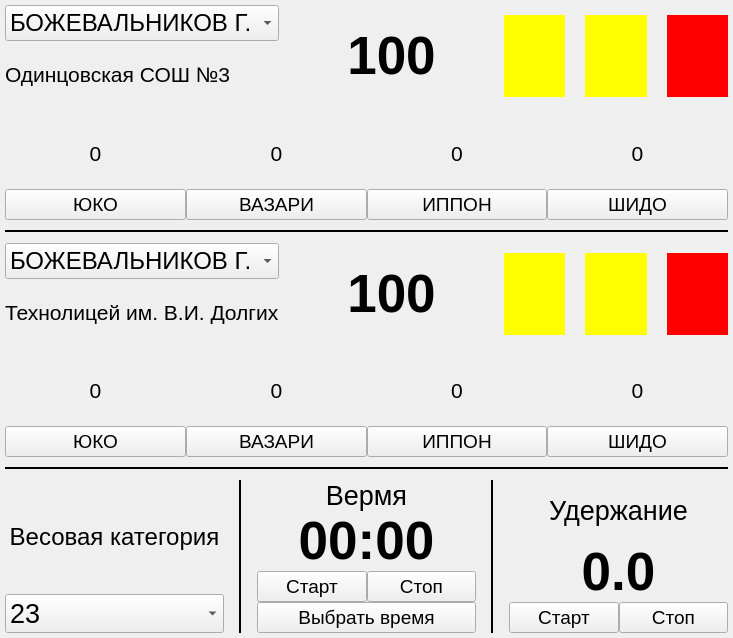
<?xml version="1.0" encoding="UTF-8"?>
<ui version="4.0">
 <class>MainWindow</class>
 <widget class="QMainWindow" name="MainWindow">
  <property name="geometry">
   <rect>
    <x>0</x>
    <y>0</y>
    <width>733</width>
    <height>638</height>
   </rect>
  </property>
  <property name="windowTitle">
   <string>MainWindow</string>
  </property>
  <widget class="QWidget" name="centralwidget">
   <layout class="QGridLayout" name="gridLayout">
    <property name="leftMargin">
     <number>5</number>
    </property>
    <property name="topMargin">
     <number>5</number>
    </property>
    <property name="rightMargin">
     <number>5</number>
    </property>
    <property name="bottomMargin">
     <number>5</number>
    </property>
    <property name="horizontalSpacing">
     <number>15</number>
    </property>
    <property name="verticalSpacing">
     <number>10</number>
    </property>
    <item row="2" column="0" colspan="5">
     <widget class="Line" name="line_2">
      <property name="font">
       <font>
        <pointsize>8</pointsize>
        <weight>50</weight>
        <bold>false</bold>
       </font>
      </property>
      <property name="frameShadow">
       <enum>QFrame::Plain</enum>
      </property>
      <property name="lineWidth">
       <number>2</number>
      </property>
      <property name="orientation">
       <enum>Qt::Horizontal</enum>
      </property>
     </widget>
    </item>
    <item row="5" column="0" colspan="5">
     <widget class="Line" name="line_3">
      <property name="frameShadow">
       <enum>QFrame::Plain</enum>
      </property>
      <property name="lineWidth">
       <number>2</number>
      </property>
      <property name="orientation">
       <enum>Qt::Horizontal</enum>
      </property>
     </widget>
    </item>
    <item row="1" column="0" colspan="5">
     <layout class="QHBoxLayout" name="horizontalLayout">
      <item>
       <layout class="QVBoxLayout" name="verticalLayout_6">
        <item>
         <widget class="QLabel" name="label_yko_score_1">
          <property name="font">
           <font>
            <pointsize>16</pointsize>
           </font>
          </property>
          <property name="text">
           <string>0</string>
          </property>
          <property name="alignment">
           <set>Qt::AlignCenter</set>
          </property>
         </widget>
        </item>
        <item>
         <widget class="QPushButton" name="pushButton_yko_1">
          <property name="font">
           <font>
            <pointsize>14</pointsize>
           </font>
          </property>
          <property name="text">
           <string>ЮКО</string>
          </property>
         </widget>
        </item>
       </layout>
      </item>
      <item>
       <layout class="QVBoxLayout" name="verticalLayout_7">
        <item>
         <widget class="QLabel" name="label_vazari_score_1">
          <property name="font">
           <font>
            <pointsize>16</pointsize>
           </font>
          </property>
          <property name="text">
           <string>0</string>
          </property>
          <property name="alignment">
           <set>Qt::AlignCenter</set>
          </property>
         </widget>
        </item>
        <item>
         <widget class="QPushButton" name="pushButton_vazari_1">
          <property name="font">
           <font>
            <pointsize>14</pointsize>
           </font>
          </property>
          <property name="text">
           <string>ВАЗАРИ</string>
          </property>
         </widget>
        </item>
       </layout>
      </item>
      <item>
       <layout class="QVBoxLayout" name="verticalLayout_8">
        <item>
         <widget class="QLabel" name="label_ippon_score_1">
          <property name="font">
           <font>
            <pointsize>16</pointsize>
           </font>
          </property>
          <property name="text">
           <string>0</string>
          </property>
          <property name="alignment">
           <set>Qt::AlignCenter</set>
          </property>
         </widget>
        </item>
        <item>
         <widget class="QPushButton" name="pushButton_ippon_1">
          <property name="font">
           <font>
            <pointsize>14</pointsize>
           </font>
          </property>
          <property name="text">
           <string>ИППОН</string>
          </property>
         </widget>
        </item>
       </layout>
      </item>
      <item>
       <layout class="QVBoxLayout" name="verticalLayout_9">
        <item>
         <widget class="QLabel" name="label_shido_score_1">
          <property name="font">
           <font>
            <pointsize>16</pointsize>
           </font>
          </property>
          <property name="text">
           <string>0</string>
          </property>
          <property name="alignment">
           <set>Qt::AlignCenter</set>
          </property>
         </widget>
        </item>
        <item>
         <widget class="QPushButton" name="pushButton_shido_1">
          <property name="font">
           <font>
            <pointsize>14</pointsize>
           </font>
          </property>
          <property name="text">
           <string>ШИДО</string>
          </property>
         </widget>
        </item>
       </layout>
      </item>
     </layout>
    </item>
    <item row="0" column="0" colspan="5">
     <layout class="QHBoxLayout" name="horizontalLayout_5">
      <item>
       <layout class="QVBoxLayout" name="verticalLayout_4">
        <item>
         <widget class="QComboBox" name="comboBox_member_1">
          <property name="font">
           <font>
            <pointsize>18</pointsize>
            <weight>50</weight>
            <bold>false</bold>
           </font>
          </property>
          <item>
           <property name="text">
            <string>БОЖЕВАЛЬНИКОВ Г.</string>
           </property>
          </item>
          <item>
           <property name="text">
            <string>АБДУЛКАДЫРОВ И.</string>
           </property>
          </item>
         </widget>
        </item>
        <item>
         <widget class="QLabel" name="comboBox_organization_1">
          <property name="font">
           <font>
            <pointsize>16</pointsize>
           </font>
          </property>
          <property name="text">
           <string>Одинцовская СОШ №3</string>
          </property>
          <property name="alignment">
           <set>Qt::AlignLeading|Qt::AlignLeft|Qt::AlignVCenter</set>
          </property>
         </widget>
        </item>
       </layout>
      </item>
      <item>
       <widget class="QLabel" name="label_total_score_1">
        <property name="font">
         <font>
          <pointsize>40</pointsize>
          <weight>75</weight>
          <bold>true</bold>
         </font>
        </property>
        <property name="text">
         <string>100</string>
        </property>
        <property name="alignment">
         <set>Qt::AlignCenter</set>
        </property>
       </widget>
      </item>
      <item>
       <layout class="QHBoxLayout" name="fine_layout_1">
        <property name="spacing">
         <number>20</number>
        </property>
        <property name="topMargin">
         <number>10</number>
        </property>
        <property name="bottomMargin">
         <number>10</number>
        </property>
        <item>
         <widget class="QLabel" name="label_yellow_card_1_1">
          <property name="styleSheet">
           <string notr="true">background-color: rgb(255, 255, 0);</string>
          </property>
          <property name="text">
           <string/>
          </property>
         </widget>
        </item>
        <item>
         <widget class="QLabel" name="label_yellow_card_1_2">
          <property name="styleSheet">
           <string notr="true">background-color: rgb(255, 255, 0);</string>
          </property>
          <property name="text">
           <string/>
          </property>
         </widget>
        </item>
        <item>
         <widget class="QLabel" name="label_red_card_1">
          <property name="styleSheet">
           <string notr="true">background-color: rgb(255, 0, 0);</string>
          </property>
          <property name="text">
           <string/>
          </property>
         </widget>
        </item>
       </layout>
      </item>
     </layout>
    </item>
    <item row="6" column="0">
     <layout class="QVBoxLayout" name="verticalLayout_5">
      <item>
       <widget class="QLabel" name="label_weight_category">
        <property name="font">
         <font>
          <pointsize>18</pointsize>
         </font>
        </property>
        <property name="text">
         <string>Весовая категория</string>
        </property>
        <property name="alignment">
         <set>Qt::AlignCenter</set>
        </property>
       </widget>
      </item>
      <item>
       <widget class="QComboBox" name="comboBox_weight_category">
        <property name="font">
         <font>
          <pointsize>20</pointsize>
          <weight>50</weight>
          <bold>false</bold>
         </font>
        </property>
        <item>
         <property name="text">
          <string>23</string>
         </property>
        </item>
        <item>
         <property name="text">
          <string>25</string>
         </property>
        </item>
        <item>
         <property name="text">
          <string>27</string>
         </property>
        </item>
        <item>
         <property name="text">
          <string>28</string>
         </property>
        </item>
       </widget>
      </item>
     </layout>
    </item>
    <item row="6" column="2">
     <layout class="QVBoxLayout" name="verticalLayout">
      <item>
       <widget class="QLabel" name="label_total_time_name">
        <property name="font">
         <font>
          <pointsize>20</pointsize>
         </font>
        </property>
        <property name="text">
         <string>Вермя</string>
        </property>
        <property name="alignment">
         <set>Qt::AlignCenter</set>
        </property>
       </widget>
      </item>
      <item>
       <widget class="QLabel" name="label_total_time">
        <property name="font">
         <font>
          <pointsize>40</pointsize>
          <weight>75</weight>
          <bold>true</bold>
         </font>
        </property>
        <property name="text">
         <string>00:00</string>
        </property>
        <property name="alignment">
         <set>Qt::AlignCenter</set>
        </property>
       </widget>
      </item>
      <item>
       <layout class="QHBoxLayout" name="horizontalLayout_3">
        <item>
         <widget class="QPushButton" name="pushButton_total_time_start">
          <property name="font">
           <font>
            <pointsize>14</pointsize>
           </font>
          </property>
          <property name="text">
           <string>Старт</string>
          </property>
         </widget>
        </item>
        <item>
         <widget class="QPushButton" name="pushButton_total_time_stop">
          <property name="font">
           <font>
            <pointsize>14</pointsize>
           </font>
          </property>
          <property name="text">
           <string>Стоп</string>
          </property>
         </widget>
        </item>
       </layout>
      </item>
      <item>
       <widget class="QPushButton" name="pushButton_chose_total_time">
        <property name="font">
         <font>
          <pointsize>14</pointsize>
         </font>
        </property>
        <property name="text">
         <string>Выбрать время</string>
        </property>
       </widget>
      </item>
     </layout>
    </item>
    <item row="6" column="4">
     <layout class="QVBoxLayout" name="verticalLayout_2">
      <item>
       <widget class="QLabel" name="label_hold">
        <property name="font">
         <font>
          <pointsize>20</pointsize>
         </font>
        </property>
        <property name="text">
         <string>Удержание</string>
        </property>
        <property name="alignment">
         <set>Qt::AlignCenter</set>
        </property>
       </widget>
      </item>
      <item>
       <widget class="QLabel" name="label_hold_time">
        <property name="font">
         <font>
          <pointsize>40</pointsize>
          <weight>75</weight>
          <bold>true</bold>
         </font>
        </property>
        <property name="text">
         <string>0.0</string>
        </property>
        <property name="alignment">
         <set>Qt::AlignCenter</set>
        </property>
       </widget>
      </item>
      <item>
       <layout class="QHBoxLayout" name="horizontalLayout_4">
        <item>
         <widget class="QPushButton" name="pushButton_hold_start">
          <property name="font">
           <font>
            <pointsize>14</pointsize>
           </font>
          </property>
          <property name="text">
           <string>Старт</string>
          </property>
         </widget>
        </item>
        <item>
         <widget class="QPushButton" name="pushButton_hold_stop">
          <property name="font">
           <font>
            <pointsize>14</pointsize>
           </font>
          </property>
          <property name="text">
           <string>Стоп</string>
          </property>
         </widget>
        </item>
       </layout>
      </item>
     </layout>
    </item>
    <item row="6" column="3">
     <widget class="Line" name="line_4">
      <property name="frameShadow">
       <enum>QFrame::Plain</enum>
      </property>
      <property name="lineWidth">
       <number>2</number>
      </property>
      <property name="orientation">
       <enum>Qt::Vertical</enum>
      </property>
     </widget>
    </item>
    <item row="6" column="1">
     <widget class="Line" name="line">
      <property name="frameShadow">
       <enum>QFrame::Plain</enum>
      </property>
      <property name="lineWidth">
       <number>2</number>
      </property>
      <property name="orientation">
       <enum>Qt::Vertical</enum>
      </property>
     </widget>
    </item>
    <item row="3" column="0" colspan="5">
     <layout class="QHBoxLayout" name="horizontalLayout_6">
      <item>
       <layout class="QVBoxLayout" name="verticalLayout_3">
        <item>
         <widget class="QComboBox" name="comboBox_member_2">
          <property name="font">
           <font>
            <pointsize>18</pointsize>
            <weight>50</weight>
            <bold>false</bold>
           </font>
          </property>
          <item>
           <property name="text">
            <string>БОЖЕВАЛЬНИКОВ Г.</string>
           </property>
          </item>
          <item>
           <property name="text">
            <string>АБДУЛКАДЫРОВ И.</string>
           </property>
          </item>
         </widget>
        </item>
        <item>
         <widget class="QLabel" name="comboBox_organization_2">
          <property name="font">
           <font>
            <pointsize>16</pointsize>
           </font>
          </property>
          <property name="text">
           <string>Технолицей им. В.И. Долгих</string>
          </property>
          <property name="alignment">
           <set>Qt::AlignLeading|Qt::AlignLeft|Qt::AlignVCenter</set>
          </property>
         </widget>
        </item>
       </layout>
      </item>
      <item>
       <widget class="QLabel" name="label_total_score_2">
        <property name="font">
         <font>
          <pointsize>40</pointsize>
          <weight>75</weight>
          <bold>true</bold>
         </font>
        </property>
        <property name="text">
         <string>100</string>
        </property>
        <property name="alignment">
         <set>Qt::AlignCenter</set>
        </property>
       </widget>
      </item>
      <item>
       <layout class="QHBoxLayout" name="fine_layout_2">
        <property name="spacing">
         <number>20</number>
        </property>
        <property name="topMargin">
         <number>10</number>
        </property>
        <property name="bottomMargin">
         <number>10</number>
        </property>
        <item>
         <widget class="QLabel" name="label_yellow_card_2_1">
          <property name="styleSheet">
           <string notr="true">background-color: rgb(255, 255, 0);</string>
          </property>
          <property name="text">
           <string/>
          </property>
         </widget>
        </item>
        <item>
         <widget class="QLabel" name="label_yellow_card_2_2">
          <property name="styleSheet">
           <string notr="true">background-color: rgb(255, 255, 0);</string>
          </property>
          <property name="text">
           <string/>
          </property>
         </widget>
        </item>
        <item>
         <widget class="QLabel" name="label_red_card_2">
          <property name="styleSheet">
           <string notr="true">background-color: rgb(255, 0, 0);</string>
          </property>
          <property name="text">
           <string/>
          </property>
         </widget>
        </item>
       </layout>
      </item>
     </layout>
    </item>
    <item row="4" column="0" colspan="5">
     <layout class="QHBoxLayout" name="horizontalLayout_2">
      <item>
       <layout class="QVBoxLayout" name="verticalLayout_10">
        <item>
         <widget class="QLabel" name="label_yko_score_2">
          <property name="font">
           <font>
            <pointsize>16</pointsize>
           </font>
          </property>
          <property name="text">
           <string>0</string>
          </property>
          <property name="alignment">
           <set>Qt::AlignCenter</set>
          </property>
         </widget>
        </item>
        <item>
         <widget class="QPushButton" name="pushButton_yko_2">
          <property name="font">
           <font>
            <pointsize>14</pointsize>
           </font>
          </property>
          <property name="text">
           <string>ЮКО</string>
          </property>
         </widget>
        </item>
       </layout>
      </item>
      <item>
       <layout class="QVBoxLayout" name="verticalLayout_11">
        <item>
         <widget class="QLabel" name="label_vazari_score_2">
          <property name="font">
           <font>
            <pointsize>16</pointsize>
           </font>
          </property>
          <property name="text">
           <string>0</string>
          </property>
          <property name="alignment">
           <set>Qt::AlignCenter</set>
          </property>
         </widget>
        </item>
        <item>
         <widget class="QPushButton" name="pushButton_vazari_2">
          <property name="font">
           <font>
            <pointsize>14</pointsize>
           </font>
          </property>
          <property name="text">
           <string>ВАЗАРИ</string>
          </property>
         </widget>
        </item>
       </layout>
      </item>
      <item>
       <layout class="QVBoxLayout" name="verticalLayout_12">
        <item>
         <widget class="QLabel" name="label_ippon_score_2">
          <property name="font">
           <font>
            <pointsize>16</pointsize>
           </font>
          </property>
          <property name="text">
           <string>0</string>
          </property>
          <property name="alignment">
           <set>Qt::AlignCenter</set>
          </property>
         </widget>
        </item>
        <item>
         <widget class="QPushButton" name="pushButton_ippon_2">
          <property name="font">
           <font>
            <pointsize>14</pointsize>
           </font>
          </property>
          <property name="text">
           <string>ИППОН</string>
          </property>
         </widget>
        </item>
       </layout>
      </item>
      <item>
       <layout class="QVBoxLayout" name="verticalLayout_13">
        <item>
         <widget class="QLabel" name="label_shido_score_2">
          <property name="font">
           <font>
            <pointsize>16</pointsize>
           </font>
          </property>
          <property name="text">
           <string>0</string>
          </property>
          <property name="alignment">
           <set>Qt::AlignCenter</set>
          </property>
         </widget>
        </item>
        <item>
         <widget class="QPushButton" name="pushButton_shido_2">
          <property name="font">
           <font>
            <pointsize>14</pointsize>
           </font>
          </property>
          <property name="text">
           <string>ШИДО</string>
          </property>
         </widget>
        </item>
       </layout>
      </item>
     </layout>
    </item>
   </layout>
  </widget>
 </widget>
 <resources/>
 <connections/>
</ui>
